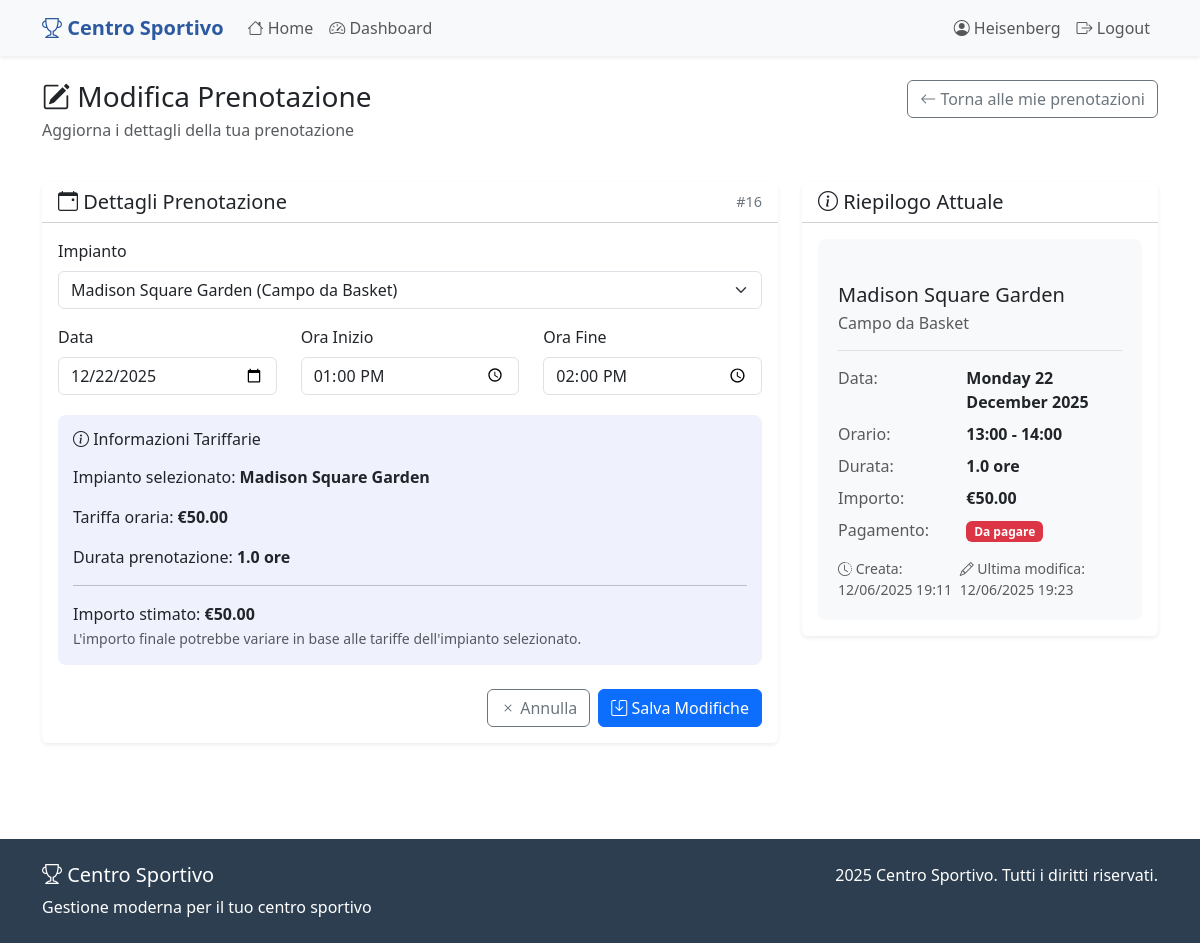
/prenotazione/16/modifica/ (signed in), run on the app's committed database.
### centro_sportivo_app/models.py (models this page shows, shortened)
class Cliente(models.Model):
    username = models.CharField(max_length=15, unique=True)
    nome = models.CharField(max_length=20)
    cognome = models.CharField(max_length=20)
    email = models.EmailField(unique=True)
    telefono = models.CharField(max_length=15, blank=True)
    password = models.CharField(max_length=128)  # Password hashata
    is_active = models.BooleanField(default=True)
    codice_fiscale = models.CharField(
        max_length=16,
        blank=True,
        validators=[RegexValidator(r'^[A-Z0-9]{16}$', 'Inserisci un codice fiscale valido')]
    )
    data_registrazione = models.DateTimeField(auto_now_add=True)
    ultimo_accesso = models.DateTimeField(null=True, blank=True)
    class Meta:
        verbose_name = "Cliente"
        verbose_name_plural = "Clienti"

class Prenotazione(models.Model):
    STATO_CHOICES = [
        ('attesa', 'Attesa'),
        ('annullata', 'Annullata'),
    ]
    cliente = models.ForeignKey(Cliente, on_delete=models.CASCADE)
    impianto = models.ForeignKey(Impianto, on_delete=models.CASCADE)
    data = models.DateField()
    ora_inizio = models.TimeField()
    ora_fine = models.TimeField()
    stato = models.CharField(max_length=15, choices=STATO_CHOICES, default='Attesa')
    importo_totale = models.DecimalField(max_digits=8, decimal_places=2)
    pagamento_effettuato = models.BooleanField(default=False)
    gestita_da = models.ForeignKey(
        Personale,
        on_delete=models.SET_NULL,
        null=True,
        blank=True,
        related_name='prenotazioni_gestite'
    )
    data_creazione = models.DateTimeField(auto_now_add=True)
    data_modifica = models.DateTimeField(auto_now=True)
    class Meta:
        verbose_name = "Prenotazione"
        verbose_name_plural = "Prenotazioni"
        unique_together = ['impianto', 'data', 'ora_inizio']
    def durata_ore(self):
        from datetime import datetime, timedelta
        inizio = datetime.combine(self.data, self.ora_inizio)
        fine = datetime.combine(self.data, self.ora_fine)
        durata = fine - inizio
        return durata.total_seconds() / 3600

class Impianto(models.Model):
    TIPOLOGIA_CHOICES = [
        ('calcio', 'Campo da Calcio'),
        ('tennis', 'Campo da Tennis'),
        ('padel', 'Campo da Padel'),
        ('basket', 'Campo da Basket'),
        ('pallavolo', 'Campo da Pallavolo'),
    ]
    STATO_CHOICES = [
        ('disponibile', 'Disponibile'),
        ('prenotato', 'Prenotato'),
        ('manutenzione', 'In Manutenzione'),
        ('fuori_servizio', 'Fuori Servizio'),
    ]
    nome = models.CharField(max_length=100)
    tipologia = models.CharField(max_length=20, choices=TIPOLOGIA_CHOICES)
    capacita_massima = models.PositiveIntegerField()
    stato = models.CharField(max_length=20, choices=STATO_CHOICES, default='disponibile')
    tariffa_oraria = models.DecimalField(max_digits=6, decimal_places=2)
    personale_assegnato = models.ManyToManyField(
        Personale,
        through='GestioneImpianto',
        blank=True
    )
    class Meta:
        verbose_name = "Impianto"
        verbose_name_plural = "Impianti"
    def __str__(self):
        return f"{self.nome} ({self.get_tipologia_display()})"

### centro_sportivo_app/views.py (the view)
# urls.py: path('prenotazione/<int:prenotazione_id>/modifica/', views.modifica_prenotazione, name='modifica_prenotazione'),
def modifica_prenotazione(request, prenotazione_id):
    utente, user_type = get_current_user(request)
    if not utente:
        messages.error(request, 'Devi essere autenticato.')
        return redirect('centro_sportivo_app:login')
    prenotazione = get_object_or_404(Prenotazione, id=prenotazione_id)
    if user_type == 'cliente' and prenotazione.cliente != utente:
        messages.error(request, 'Non puoi modificare prenotazioni di altri clienti.')
        return redirect('centro_sportivo_app:mie_prenotazioni')
    elif user_type == 'personale' and utente.ruolo not in ['manager', 'responsabile_prenotazioni']:
        messages.error(request, 'Non hai i permessi per modificare le prenotazioni.')
        return redirect('centro_sportivo_app:gestione_prenotazioni')
    if prenotazione.stato in [ 'annullata']:
        messages.error(request, 'Non puoi modificare prenotazioni già annullate.')
        return redirect('centro_sportivo_app:mie_prenotazioni' if user_type == 'cliente'
                        else 'centro_sportivo_app:gestione_prenotazioni')
    if request.method == 'POST':
        form = PrenotazioneForm(request.POST, instance=prenotazione)
        if form.is_valid():
            prenotazione = form.save(commit=False)
            durata_ore = prenotazione.durata_ore()
            prenotazione.importo_totale = durata_ore * float(prenotazione.impianto.tariffa_oraria)
            if user_type == 'personale':
                prenotazione.gestita_da = utente
            prenotazione.save()
            messages.success(request, 'Prenotazione modificata con successo!')
            return redirect('centro_sportivo_app:mie_prenotazioni' if user_type == 'cliente'
                            else 'centro_sportivo_app:gestione_prenotazioni')
    else:
        form = PrenotazioneForm(instance=prenotazione)
    context = {
        'form': form,
        'prenotazione': prenotazione,
        'utente': utente,
        'user_type': user_type,
    }
    return render(request, 'centro_sportivo_app/modifica_prenotazione.html', context)

### centro_sportivo_app/templates/centro_sportivo_app/modifica_prenotazione.html (shortened to what this page needs)
{% extends 'centro_sportivo_app/base.html' %}
{% block content %}
<div class="container py-4">
    <div class="row mb-4">
        <div class="col-md-8">
            <h1 class="h3 mb-1">
                <i class="bi bi-pencil-square"></i> Modifica Prenotazione
            </h1>
            <p class="text-muted">Aggiorna i dettagli della tua prenotazione</p>
        </div>
        <div class="col-md-4 text-end">
            {% if user_type == 'cliente' %}
                <a href="{% url 'centro_sportivo_app:mie_prenotazioni' %}" class="btn btn-outline-secondary">
                    <i class="bi bi-arrow-left"></i> Torna alle mie prenotazioni
                </a>
            {% else %}
                <a href="{% url 'centro_sportivo_app:modifica_prenotazione' %}" class="btn btn-outline-secondary">
                    <i class="bi bi-arrow-left"></i> Torna alla gestione prenotazioni
                </a>
            {% endif %}
        </div>
    </div>
    <div class="row">
        <div class="col-lg-8">
            <div class="card shadow-sm mb-4">
                <div class="card-header bg-white">
                    <div class="d-flex justify-content-between align-items-center">
                        <h5 class="mb-0">
                            <i class="bi bi-calendar-event"></i> Dettagli Prenotazione
                        </h5>
                        <span class="booking-id">#{{ prenotazione.id }}</span>
                    </div>
                </div>
                <div class="card-body">
                    {% if prenotazione.stato != 'annullata' %}
                    <form method="post">
                        <div class="mb-3">
                            <label for="{{ form.impianto.id_for_label }}" class="form-label">Impianto</label>
                            {{ form.impianto }}
                        </div>
                        <div class="row mb-3">
                            <div class="col-md-4">
                                <label for="{{ form.data.id_for_label }}" class="form-label">Data</label>
                                {{ form.data }}
                            </div>
                            <div class="col-md-4">
                                <label for="{{ form.ora_inizio.id_for_label }}" class="form-label">Ora Inizio</label>
                                {{ form.ora_inizio }}
                            </div>
                            <div class="col-md-4">
                                <label for="{{ form.ora_fine.id_for_label }}" class="form-label">Ora Fine</label>
                                {{ form.ora_fine }}
                            </div>
                        </div>
                        <div class="pricing-info">
                            <h6 class="mb-3"><i class="bi bi-info-circle"></i> Informazioni Tariffarie</h6>
                            <p>Impianto selezionato: <strong id="impianto-nome">{{ prenotazione.impianto.nome }}</strong></p>
                            <p>Tariffa oraria: <strong id="tariffa-oraria">€{{ prenotazione.impianto.tariffa_oraria|floatformat:2 }}</strong></p>
                            <p>Durata prenotazione: <strong id="durata">{{ prenotazione.durata_ore|floatformat:1 }} ore</strong></p>
                            <hr>
                            <p class="mb-0">Importo stimato: <strong id="importo-stimato">€{{ prenotazione.importo_totale|floatformat:2 }}</strong></p>
                            <small class="text-muted">L'importo finale potrebbe variare in base alle tariffe dell'impianto selezionato.</small>
                        </div>
                        <div class="d-grid gap-2 d-md-flex justify-content-md-end mt-4">
                            {% if user_type == 'cliente' %}
                                <a href="{% url 'centro_sportivo_app:mie_prenotazioni' %}" class="btn btn-outline-secondary">
                                    <i class="bi bi-x"></i> Annulla
                                </a>
                            {% else %}
                                <a href="{% url 'centro_sportivo_app:gestione_prenotazioni_filtrate' %}" class="btn btn-outline-secondary">
                                    <i class="bi bi-x"></i> Annulla
                                </a>
                            {% endif %}
                            <button type="submit" class="btn btn-primary">
                                <i class="bi bi-save"></i> Salva Modifiche
                            </button>
                        </div>
                    </form>
                    {% endif %}
                </div>
            </div>
        </div>
        <div class="col-lg-4">
            <div class="card shadow-sm mb-4">
                <div class="card-header bg-white">
                    <h5 class="mb-0">
                        <i class="bi bi-info-circle"></i> Riepilogo Attuale
                    </h5>
                </div>
                <div class="card-body">
                    <div class="booking-summary">
                        <div class="booking-header">
                            <span class="badge {% if prenotazione.stato == 'attesa' %}bg-warning{% elif prenotazione.stato == 'annullata' %}bg-secondary{% endif %} mb-2">
                            </span>
                            <h5 class="mb-1">{{ prenotazione.impianto.nome }}</h5>
                            <p class="text-muted mb-0">{{ prenotazione.impianto.get_tipologia_display }}</p>
                        </div>
                        <div class="mb-3">
                            <div class="row mb-2">
                                <div class="col-5 text-muted">Data:</div>
                                <div class="col-7 fw-bold">{{ prenotazione.data|date:"l d F Y" }}</div>
                            </div>
                            <div class="row mb-2">
                                <div class="col-5 text-muted">Orario:</div>
                                <div class="col-7 fw-bold">{{ prenotazione.ora_inizio|time:"H:i" }} - {{ prenotazione.ora_fine|time:"H:i" }}</div>
                            </div>
                            <div class="row mb-2">
                                <div class="col-5 text-muted">Durata:</div>
                                <div class="col-7 fw-bold">{{ prenotazione.durata_ore|floatformat:1 }} ore</div>
                            </div>
                            <div class="row mb-2">
                                <div class="col-5 text-muted">Importo:</div>
                                <div class="col-7 fw-bold">€{{ prenotazione.importo_totale|floatformat:2 }}</div>
                            </div>
                            <div class="row mb-2">
                                <div class="col-5 text-muted">Pagamento:</div>
                                <div class="col-7">
                                    {% if prenotazione.pagamento_effettuato %}
                                        <span class="badge bg-success">Pagato</span>
                                    {% else %}
                                        <span class="badge bg-danger">Da pagare</span>
                                    {% endif %}
                                </div>
                            </div>
                        </div>
                        <div class="d-flex justify-content-between text-muted small">
                            <div>
                                <i class="bi bi-clock-history"></i> Creata: {{ prenotazione.data_creazione|date:"d/m/Y H:i" }}
                            </div>
                            <div>
                                <i class="bi bi-pencil"></i> Ultima modifica: {{ prenotazione.data_modifica|date:"d/m/Y H:i" }}
                            </div>
                        </div>
                    </div>
                </div>
            </div>
        </div>
    </div>
</div>
{% endblock %}

### centro_sportivo_app/templates/centro_sportivo_app/base.html (shortened to what this page needs)
<!DOCTYPE html>
<html lang="it">
<head>
    <link href="https://cdnjs.cloudflare.com/ajax/libs/bootstrap/5.3.2/css/bootstrap.min.css" rel="stylesheet">
    <link href="https://cdnjs.cloudflare.com/ajax/libs/bootstrap-icons/1.11.1/font/bootstrap-icons.min.css" rel="stylesheet">
</head>
<body class="d-flex flex-column min-vh-100">
    <nav class="navbar navbar-expand-lg navbar-light bg-light shadow-sm">
        <div class="container">
            <a class="navbar-brand" href="{% url 'centro_sportivo_app:index' %}">
                <i class="bi bi-trophy"></i> Centro Sportivo
            </a>
            <div class="collapse navbar-collapse" id="navbarNav">
                <ul class="navbar-nav me-auto">
                    <li class="nav-item">
                        <a class="nav-link" href="{% url 'centro_sportivo_app:index' %}">
                            <i class="bi bi-house"></i> Home
                        </a>
                    </li>
                    {% if request.session.user_id %}
                        <li class="nav-item">
                            <a class="nav-link" href="{% url 'centro_sportivo_app:dashboard' %}">
                                <i class="bi bi-speedometer2"></i> Dashboard
                            </a>
                        </li>
                    {% endif %}
                </ul>
                                <ul class="navbar-nav">
                    {% if request.session.user_id %}
                        <li class="nav-item">
                            <span class="nav-link">
                                <i class="bi bi-person-circle"></i> {{ request.session.full_name }}
                            </span>
                        </li>
                        <li class="nav-item">
                            <a class="nav-link" href="{% url 'centro_sportivo_app:logout' %}">
                                <i class="bi bi-box-arrow-right"></i> Logout
                            </a>
                                    </li>
                    {% endif %}
</ul>
            </div>
        </div>
    </nav>
    <main class="flex-grow-1">
        {% block content %}{% endblock %}
    </main>
    <footer class="mt-5 py-4">
        <div class="container">
            <div class="row">
                <div class="col-md-6">
                    <h5><i class="bi bi-trophy"></i> Centro Sportivo</h5>
                    <p class="mb-0">Gestione moderna per il tuo centro sportivo</p>
                </div>
                <div class="col-md-6 text-md-end">
                    <p class="mb-0">2025 Centro Sportivo. Tutti i diritti riservati.</p>
                </div>
            </div>
        </div>
    </footer>
</body>
</html>

### data on the page
Cliente: session.full_name "Heisenberg"
Prenotazione: id "16", impianto "Madison Square Garden (Campo da Basket)", data "12/22/2025", ora_inizio "13:00:00", ora_fine "14:00:00", impianto.nome "Madison Square Garden", impianto.tariffa_oraria "50.00", durata_ore "1.0", importo_totale "50.00", impianto.tipologia "Campo da Basket", data "Monday 22 December 2025", ora_inizio "13:00", ora_fine "14:00", data_creazione "12/06/2025 19:11", data_modifica "12/06/2025 19:23"
